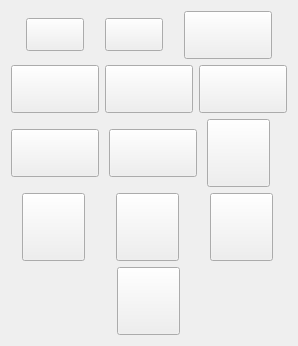
      <widget class="QWidget" name="tbBeds">
       <property name="geometry">
        <rect>
         <x>0</x>
         <y>0</y>
         <width>272</width>
         <height>312</height>
        </rect>
       </property>
       <attribute name="label">
        <string>Beds</string>
       </attribute>
       <layout class="QVBoxLayout" name="verticalLayout_4">
        <item>
         <layout class="QHBoxLayout" name="horLO_Beds_1">
          <item>
           <widget class="QPushButton" name="btnBabyBed_blue">
            <property name="sizePolicy">
             <sizepolicy hsizetype="Fixed" vsizetype="Fixed">
              <horstretch>0</horstretch>
              <verstretch>0</verstretch>
             </sizepolicy>
            </property>
            <property name="cursor">
             <cursorShape>PointingHandCursor</cursorShape>
            </property>
            <property name="toolTip">
             <string>&lt;html&gt;&lt;head/&gt;&lt;body&gt;&lt;p&gt;&lt;span style=&quot; font-weight:600; font-style:italic; color:#000000;&quot;&gt;Baby cot&lt;/span&gt;&lt;/p&gt;&lt;/body&gt;&lt;/html&gt;</string>
            </property>
            <property name="styleSheet">
             <string notr="true">background-color: none;
border-image: url(:/img/furniture/beds/baby_bed_lightblue.png);
width: 50px;
height: 25px;
background: none;
background-repeat: none;</string>
            </property>
            <property name="text">
             <string/>
            </property>
           </widget>
          </item>
          <item>
           <widget class="QPushButton" name="btnBabyBed_yellow">
            <property name="sizePolicy">
             <sizepolicy hsizetype="Fixed" vsizetype="Fixed">
              <horstretch>0</horstretch>
              <verstretch>0</verstretch>
             </sizepolicy>
            </property>
            <property name="cursor">
             <cursorShape>PointingHandCursor</cursorShape>
            </property>
            <property name="toolTip">
             <string>&lt;html&gt;&lt;head/&gt;&lt;body&gt;&lt;p&gt;&lt;span style=&quot; font-weight:600; font-style:italic;&quot;&gt;Baby cot&lt;/span&gt;&lt;/p&gt;&lt;/body&gt;&lt;/html&gt;</string>
            </property>
            <property name="styleSheet">
             <string notr="true">background-color: transparent;
border-image: url(:/img/furniture/beds/baby_bed_lightyellow.png);
width: 50px;
height: 25px;
background: none;
background-repeat: none;</string>
            </property>
            <property name="text">
             <string/>
            </property>
           </widget>
          </item>
          <item>
           <widget class="QPushButton" name="btnSingleBed1_blue">
            <property name="sizePolicy">
             <sizepolicy hsizetype="Fixed" vsizetype="Fixed">
              <horstretch>0</horstretch>
              <verstretch>0</verstretch>
             </sizepolicy>
            </property>
            <property name="cursor">
             <cursorShape>PointingHandCursor</cursorShape>
            </property>
            <property name="toolTip">
             <string>&lt;html&gt;&lt;head/&gt;&lt;body&gt;&lt;p&gt;&lt;span style=&quot; font-weight:600; font-style:italic;&quot;&gt;Kid's bed&lt;/span&gt;&lt;/p&gt;&lt;/body&gt;&lt;/html&gt;</string>
            </property>
            <property name="styleSheet">
             <string notr="true">background-color: transparent;
border-image: url(:/img/furniture/beds/single_bed_lightblue.png);
width: 80px;
height: 40px;
background: none;
background-repeat: none;</string>
            </property>
            <property name="text">
             <string/>
            </property>
           </widget>
          </item>
         </layout>
        </item>
        <item>
         <layout class="QHBoxLayout" name="horLO_Beds_2">
          <item>
           <widget class="QPushButton" name="btnSingleBed1_yellow">
            <property name="sizePolicy">
             <sizepolicy hsizetype="Fixed" vsizetype="Fixed">
              <horstretch>0</horstretch>
              <verstretch>0</verstretch>
             </sizepolicy>
            </property>
            <property name="cursor">
             <cursorShape>PointingHandCursor</cursorShape>
            </property>
            <property name="toolTip">
             <string>&lt;html&gt;&lt;head/&gt;&lt;body&gt;&lt;p&gt;&lt;span style=&quot; font-weight:600; font-style:italic;&quot;&gt;Kid's bed&lt;/span&gt;&lt;/p&gt;&lt;/body&gt;&lt;/html&gt;</string>
            </property>
            <property name="styleSheet">
             <string notr="true">background-color: transparent;
border-image: url(:/img/furniture/beds/single_bed_lightyellow.png);
width: 80px;
height: 40px;
background: none;
background-repeat: none;</string>
            </property>
            <property name="text">
             <string/>
            </property>
           </widget>
          </item>
          <item>
           <widget class="QPushButton" name="btnSingleBed1_white">
            <property name="sizePolicy">
             <sizepolicy hsizetype="Fixed" vsizetype="Fixed">
              <horstretch>0</horstretch>
              <verstretch>0</verstretch>
             </sizepolicy>
            </property>
            <property name="cursor">
             <cursorShape>PointingHandCursor</cursorShape>
            </property>
            <property name="toolTip">
             <string>&lt;html&gt;&lt;head/&gt;&lt;body&gt;&lt;p&gt;&lt;span style=&quot; font-weight:600; font-style:italic;&quot;&gt;Kid's bed&lt;/span&gt;&lt;/p&gt;&lt;/body&gt;&lt;/html&gt;</string>
            </property>
            <property name="styleSheet">
             <string notr="true">background-color: transparent;
border-image: url(:/img/furniture/beds/single_bed_white.png);
width: 80px;
height: 40px;
background: none;
background-repeat: none;</string>
            </property>
            <property name="text">
             <string/>
            </property>
           </widget>
          </item>
          <item>
           <widget class="QPushButton" name="btnSingleBed2_blue">
            <property name="sizePolicy">
             <sizepolicy hsizetype="Fixed" vsizetype="Fixed">
              <horstretch>0</horstretch>
              <verstretch>0</verstretch>
             </sizepolicy>
            </property>
            <property name="cursor">
             <cursorShape>PointingHandCursor</cursorShape>
            </property>
            <property name="styleSheet">
             <string notr="true">background-color: transparent;
border-image: url(:/img/furniture/beds/single_bed_2_blue.png);
width: 80px;
height: 40px;
background: none;
background-repeat: none;</string>
            </property>
            <property name="text">
             <string/>
            </property>
           </widget>
          </item>
         </layout>
        </item>
        <item>
         <layout class="QHBoxLayout" name="horLO_Beds_3">
          <property name="spacing">
           <number>10</number>
          </property>
          <property name="rightMargin">
           <number>15</number>
          </property>
          <item>
           <widget class="QPushButton" name="btnSingleBed2_green">
            <property name="sizePolicy">
             <sizepolicy hsizetype="Fixed" vsizetype="Fixed">
              <horstretch>0</horstretch>
              <verstretch>0</verstretch>
             </sizepolicy>
            </property>
            <property name="cursor">
             <cursorShape>PointingHandCursor</cursorShape>
            </property>
            <property name="styleSheet">
             <string notr="true">background-color: transparent;
border-image: url(:/img/furniture/beds/single_bed_2_green.png);
width: 80px;
height: 40px;
background: none;
background-repeat: none;</string>
            </property>
            <property name="text">
             <string/>
            </property>
           </widget>
          </item>
          <item>
           <widget class="QPushButton" name="btnSingleBed2_purple">
            <property name="sizePolicy">
             <sizepolicy hsizetype="Fixed" vsizetype="Fixed">
              <horstretch>0</horstretch>
              <verstretch>0</verstretch>
             </sizepolicy>
            </property>
            <property name="cursor">
             <cursorShape>PointingHandCursor</cursorShape>
            </property>
            <property name="toolTip">
             <string>Pera</string>
            </property>
            <property name="styleSheet">
             <string notr="true">background-color: transparent;
border-image: url(:/img/furniture/beds/single_bed_2_purple.png);
width: 80px;
height: 40px;
background: none;
background-repeat: none;</string>
            </property>
            <property name="text">
             <string/>
            </property>
           </widget>
          </item>
          <item>
           <widget class="QPushButton" name="btnKingBed1_lightblue">
            <property name="sizePolicy">
             <sizepolicy hsizetype="Fixed" vsizetype="Fixed">
              <horstretch>0</horstretch>
              <verstretch>0</verstretch>
             </sizepolicy>
            </property>
            <property name="cursor">
             <cursorShape>PointingHandCursor</cursorShape>
            </property>
            <property name="styleSheet">
             <string notr="true">background-color: transparent;
border-image: url(:/img/furniture/beds/king_bed_1_lightblue.png);
width: 55px;
height: 60px;
background: none;
background-repeat: none;</string>
            </property>
            <property name="text">
             <string/>
            </property>
           </widget>
          </item>
         </layout>
        </item>
        <item>
         <layout class="QHBoxLayout" name="horLO_Beds_4">
          <property name="spacing">
           <number>30</number>
          </property>
          <property name="leftMargin">
           <number>10</number>
          </property>
          <property name="rightMargin">
           <number>10</number>
          </property>
          <item>
           <widget class="QPushButton" name="btnKingBed1_lightred">
            <property name="sizePolicy">
             <sizepolicy hsizetype="Fixed" vsizetype="Fixed">
              <horstretch>0</horstretch>
              <verstretch>0</verstretch>
             </sizepolicy>
            </property>
            <property name="cursor">
             <cursorShape>PointingHandCursor</cursorShape>
            </property>
            <property name="styleSheet">
             <string notr="true">background-color: transparent;
border-image: url(:/img/furniture/beds/king_bed_1_lightred.png);
width: 55px;
height: 60px;
background: none;
background-repeat: none;</string>
            </property>
            <property name="text">
             <string/>
            </property>
           </widget>
          </item>
          <item>
           <widget class="QPushButton" name="btnKingBed1_white">
            <property name="sizePolicy">
             <sizepolicy hsizetype="Fixed" vsizetype="Fixed">
              <horstretch>0</horstretch>
              <verstretch>0</verstretch>
             </sizepolicy>
            </property>
            <property name="cursor">
             <cursorShape>PointingHandCursor</cursorShape>
            </property>
            <property name="styleSheet">
             <string notr="true">background-color: transparent;
border-image: url(:/img/furniture/beds/king_bed_1_white.png);
width: 55px;
height: 60px;
background: none;
background-repeat: none;</string>
            </property>
            <property name="text">
             <string/>
            </property>
           </widget>
          </item>
          <item>
           <widget class="QPushButton" name="btnKingBed2_lightred">
            <property name="sizePolicy">
             <sizepolicy hsizetype="Fixed" vsizetype="Fixed">
              <horstretch>0</horstretch>
              <verstretch>0</verstretch>
             </sizepolicy>
            </property>
            <property name="cursor">
             <cursorShape>PointingHandCursor</cursorShape>
            </property>
            <property name="styleSheet">
             <string notr="true">background-color: transparent;
border-image: url(:/img/furniture/beds/king_bed_2_lightred.png);
width: 55px;
height: 60px;
background: none;
background-repeat: none;</string>
            </property>
            <property name="text">
             <string/>
            </property>
           </widget>
          </item>
         </layout>
        </item>
        <item>
         <layout class="QHBoxLayout" name="horLO_Beds_5">
          <item>
           <widget class="QPushButton" name="btnKingBed2_white">
            <property name="sizePolicy">
             <sizepolicy hsizetype="Fixed" vsizetype="Fixed">
              <horstretch>0</horstretch>
              <verstretch>0</verstretch>
             </sizepolicy>
            </property>
            <property name="cursor">
             <cursorShape>PointingHandCursor</cursorShape>
            </property>
            <property name="styleSheet">
             <string notr="true">background-color: transparent;
border-image: url(:/img/furniture/beds/king_bed_2_white.png);
width: 55px;
height: 60px;
background: none;
background-repeat: none;</string>
            </property>
            <property name="text">
             <string/>
            </property>
           </widget>
          </item>
         </layout>
        </item>
       </layout>
      </widget>
